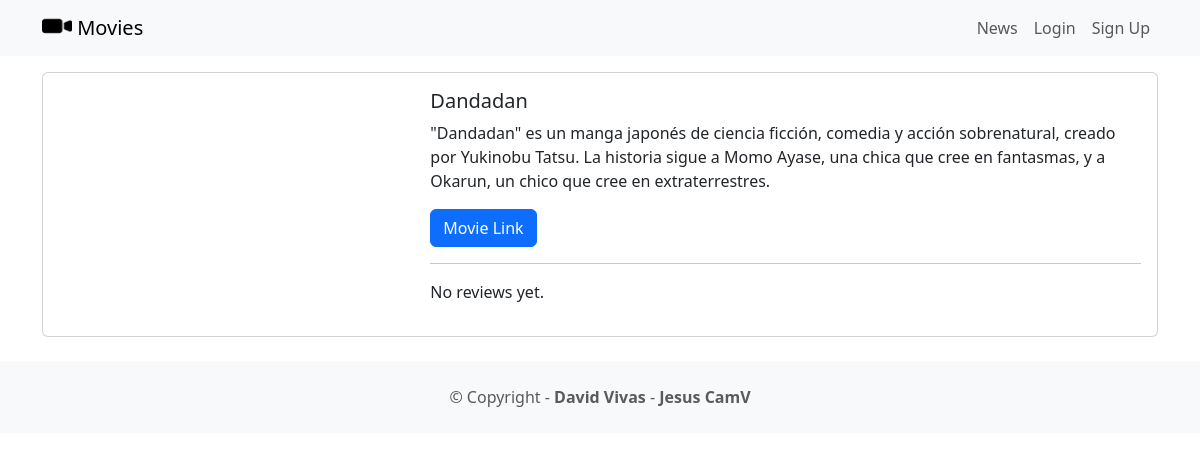
/movie/1, run on the app's committed database.
### movie/models.py (models this page shows)
class Movie(models.Model):
    title = models.CharField(max_length=100)
    description = models.CharField(max_length=2500)
    image = models.ImageField(upload_to='movie/images/')
    url = models.URLField(blank=True)

### movie/views.py (the view)
def detail(request, movie_id):
    movie = get_object_or_404(Movie, pk=movie_id)
    reviews = Review.objects.filter(movie = movie)
    return render(request, 'detail.html', {'movie':movie, 'reviews':reviews})

### movie/templates/detail.html (shortened to what this page needs)
{% extends 'base.html' %}
{% block content %}
<div class="card mb-3">
    <div class="row g-0">
        <div class="col mb-0">
        </div>
        <div class="col-md-8">
            <div class="card-body">
                <h5 class="card-title">{{ movie.title }}</h5>
                <p class="card-text">{{ movie.description}}</p>
                <p class="card-text">
                    {% if movie.url %}
                    <a href="{{movie.url}}" class="btn btn-primary">Movie Link</a>
                    {% endif %}
                </p>
                <hr />
                {% if reviews %}
                <h3>Reviews</h3>
                <ul class="list-group">
                {% for review in reviews %}
                <!--li class="list-grou-item pb-3 pt-3">
                    <h5 class="card-title">
                        Review by {{ review.user.username }}
                    </h5>
                    <h6 class="card-subtitle mb-2 text-muted">
                        {{review.date}}
                    </h6>
                    <p class="card-text">{{ review.text}}</p>
                    {% if user.is_authenticated  and user == review.user %}
                    <a class="btn btn-primary me-2" href="#">Update</a>
                    <a class="btn btn-danger" href="#">Delete</a>
                    {% endif %}
                </li-->
                <div class="card mb-3">
                    <div class="card-body">
                        <h5 class="card-title">Review by {{ review.user.username }}</h5>
                        <h6 class="card-subtitle mb-2 text-muted">{{ review.date }}</h6>
                        <p class="card-text">{{ review.text }}</p>
                        {% if user.is_authenticated and user == review.user %}
                        <a class="btn btn-primary btn-sm me-2" href="{% url 'updatereview' review.id %}">Update</a>
                        <a class="btn btn-danger btn-sm" href="{% url 'deletereview' review.id %}">Delete</a>
                        {% endif %}
                    </div>
                </div>
                {% endfor %}
                </ul>
                {% else %}
                <p>No reviews yet.</p>
                {% endif %}
            </div>
        </div>
    </div>
</div>
{% endblock content %}

### moviereviews/templates/base.html (shortened to what this page needs)
<!DOCTYPE html>
<html>
<head>
    <link href="https://cdn.jsdelivr.net/npm/bootstrap@5.3.7/dist/css/bootstrap.min.css" rel="stylesheet"
 />
</head>
<body>
    <nav class="navbar navbar-expand-lg navbar-light bg-light mb-3">
        <div class="container">
            <a class="navbar-brand" href="{% url 'home' %}"> {% load static %}
                <img src="{% static 'images/movie.png' %}" alt="" width="30" height="24"
                    class="d-inline-block align-text-top" />
                Movies</a>
            <div class="collapse navbar-collapse" id="navbarNavAltMarkup">
                <div class="navbar-nav ms-auto">
                    <a class="nav-link" href="{% url 'news' %}">News</a>
                    {% if user.is_authenticated %}
                        <a class="nav-link" href="{% url 'logoutaccount' %}">Logout ({{ user.username }})</a>
                    {% else %}
                    <a class="nav-link" href="{% url 'loginaccount' %}">Login</a>
                    <a class="nav-link" href="{% url 'signupaccount' %}">Sign Up</a>
                    {% endif %}
                </div>
            </div>
        </div>
    </nav>
    <div class="container">
        {% block content %}
        {% endblock content %}
    </div>
    <footer class="text-center text-lg-start bg-light text-muted mt-4">
        <div class="text-center p-4">
            © Copyright -
            <a class="text-reset fw-bold text-decoration-none" target="_blank"
                href="https://twiter.com/davidvivas90">David Vivas</a> -
            <a class="text-reset fw-bold text-decoration-none" target="_blank" href="https://twiter.com/jesusCam">
                Jesus CamV
            </a>
        </div>
    </footer>
</body>
</html>

### data on the page
Movie: title "Dandadan", description "\"Dandadan\" es un manga japonés de ciencia ficción, comedia y acción sobrenatural, creado por Yukinobu Tatsu. La historia sigue a Momo Ayase, una chica que cree en fantasmas, y a Okarun, un chico que cree en extraterrestres."
